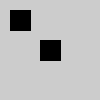
Frame 1 (no input)
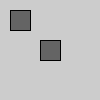
Frame 60 (the mouse pressed at the canvas centre just before this capture)
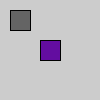
Frame 120 (the mouse held since frame 60 and released just before this capture)

The Processing sketch that drew these frames (run headless with seeded random() and noise(); from frame 60 on, the mouse is pressed at the canvas centre):

// Processing sketch: buttons_fang2
// ── buttons_fang2.pde
int button1Color;
int button2Color;
float ax,ay,d,g;
float bx,by,w,h;

void setup(){
size(100,100);
  ax = 10;
  ay = 10;
  d = 20;
  g = 20;
  bx = 40;
  by = 40;
  w = 20;
  h = 20;
  
}
void draw(){

  fill(button1Color);
  rect(ax, ay, d,g);
  fill(button2Color);
  rect(bx, by, w, h);

  if (mouseX > ax && mouseX < ax+d &&
    mouseY > ay && mouseY < ay+g) {
    button1Color = color(255, 0, 0);
  } else {
    button1Color = color(100);
  }
  if (mouseX > ax && mouseX < ax+d &&
    mouseY > ay && mouseY < ay+g) {//hover
    button1Color = color(255, 0, 0);
    if(mousePressed){//click
         button1Color = color(random(255), random(255), random(255));
    }
  } else {
    button1Color = color(100);
  }
  
  
  if (mouseX > bx && mouseX < bx+w &&
    mouseY > by && mouseY < by+h) {
    button2Color = color(255, 0, 0);
  } else {
    button2Color = color(100);
  }
  if (mouseX > bx && mouseX < bx+w &&
    mouseY > by && mouseY < by+h) {//hover
    button2Color = color(255, 0, 0);
    if(mousePressed){//click
         button2Color = color(random(255), random(255), random(255));
    }
  } else {
    button2Color = color(100);
  }
}
